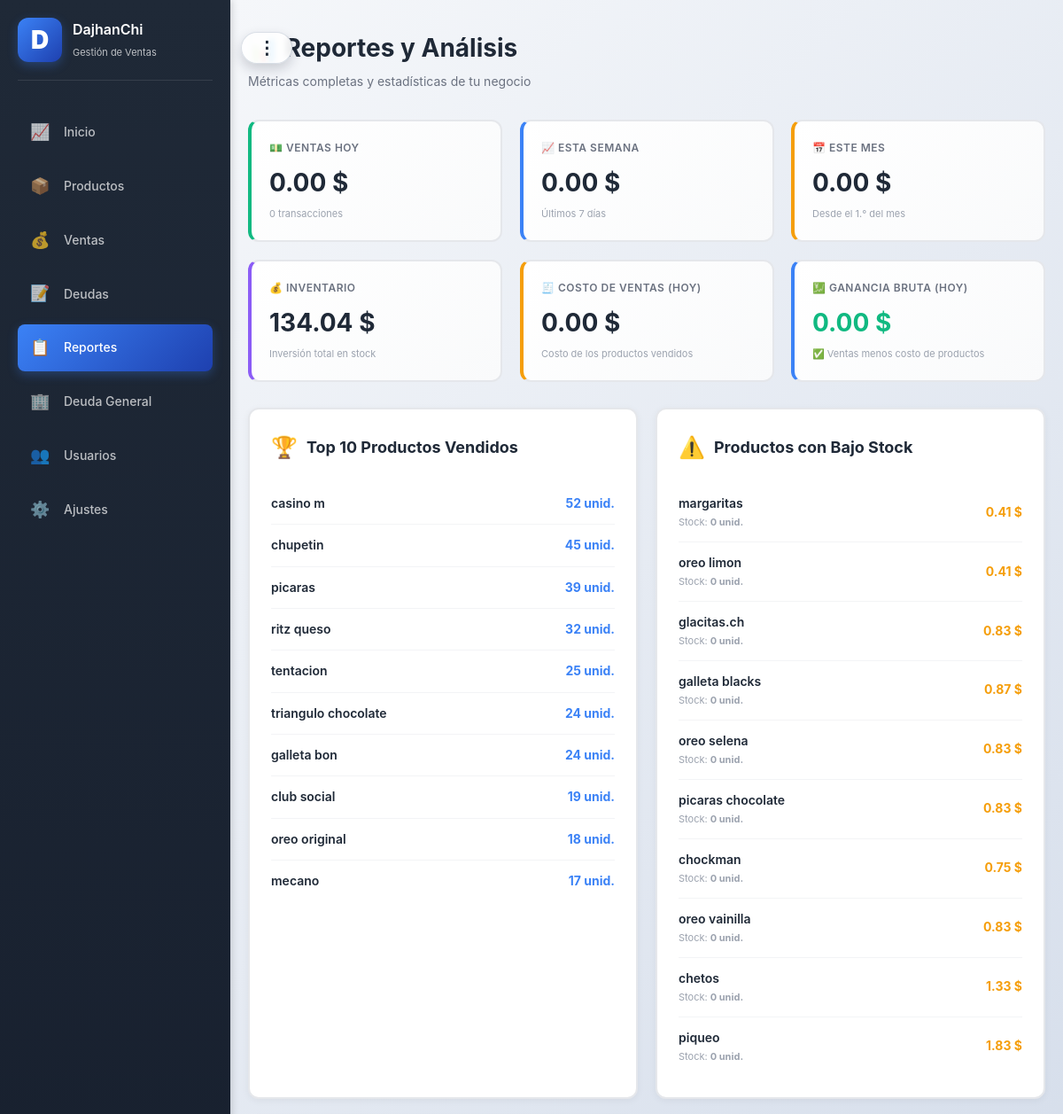
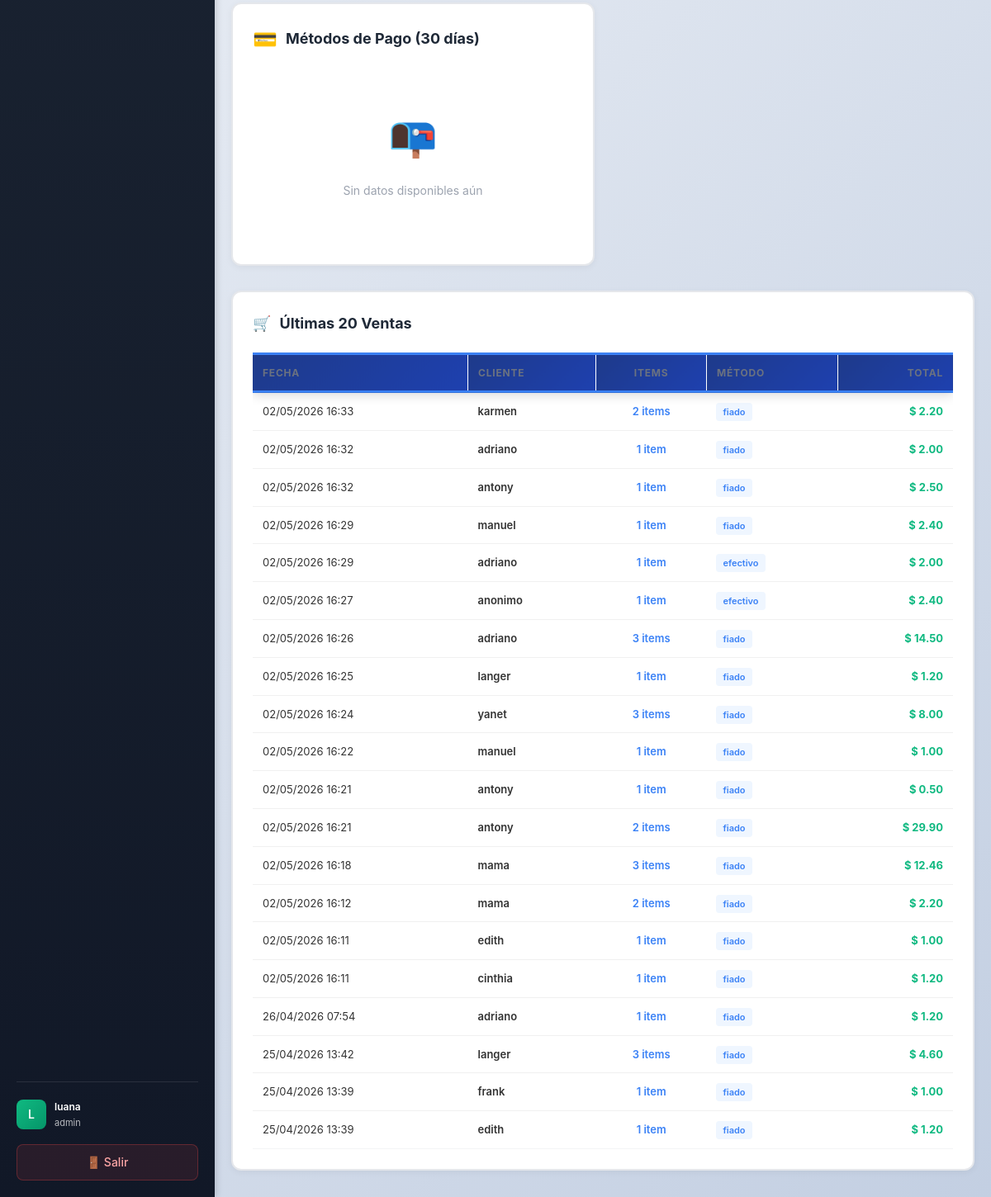
The page /reports (signed in) on the database its author committed (2 pictures, top to bottom).
### app.py (models this page shows, shortened)
class Product(db.Model):
    id = db.Column(db.Integer, primary_key=True)
    user_id = db.Column(db.Integer, db.ForeignKey("user.id"), nullable=False, index=True)
    name = db.Column(db.String(160), nullable=False, index=True)
    sku = db.Column(db.String(64), nullable=True, index=True)
    package_cost_cents = db.Column(db.Integer, nullable=False, default=0)
    package_quantity = db.Column(db.Integer, nullable=False, default=1)
    cost_cents = db.Column(db.Integer, nullable=False, default=0)
    price_cents = db.Column(db.Integer, nullable=False, default=0)
    stock = db.Column(db.Integer, nullable=False, default=0, index=True)
    minimum_stock = db.Column(db.Integer, nullable=False, default=5)
    user = db.relationship("User", backref=db.backref("products", lazy=True))

class Sale(db.Model):
    id = db.Column(db.Integer, primary_key=True)
    user_id = db.Column(db.Integer, db.ForeignKey("user.id"), nullable=False, index=True)
    created_at = db.Column(db.DateTime, nullable=False, default=datetime.now, index=True)
    customer_name = db.Column(db.String(160))
    payment_method = db.Column(db.String(20), nullable=False, default="efectivo")  # efectivo, yape, fiado
    total_cents = db.Column(db.Integer, nullable=False, default=0)
    paid_cents = db.Column(db.Integer, nullable=False, default=0)
    payment_status = db.Column(db.String(20), nullable=False, default="pagado")  # pagado, pendiente, parcial
    user = db.relationship("User", backref=db.backref("sales", lazy=True))

### app.py (the view)
@app.route("/reports")
@login_required
@require_permission("reports")
def reports():
    user_id = session.get("user_id")
    today = datetime.now()
    today_start = today.replace(hour=0, minute=0, second=0, microsecond=0)
    today_end = today_start + timedelta(days=1)
    total_sales_today = (
        db.session.query(db.func.coalesce(db.func.sum(Sale.total_cents), 0))
        .filter(Sale.user_id == user_id, Sale.created_at >= today_start, Sale.created_at < today_end)
        .scalar()
    )
    total_transactions_today = (
        db.session.query(db.func.count(Sale.id))
        .filter(Sale.user_id == user_id, Sale.created_at >= today_start, Sale.created_at < today_end)
        .scalar()
    )
    week_start = today_start - timedelta(days=7)
    total_sales_week = (
        db.session.query(db.func.coalesce(db.func.sum(Sale.total_cents), 0))
        .filter(Sale.user_id == user_id, Sale.created_at >= week_start, Sale.created_at < today_end)
        .scalar()
    )
    month_start = today.replace(day=1, hour=0, minute=0, second=0, microsecond=0)
    total_sales_month = (
        db.session.query(db.func.coalesce(db.func.sum(Sale.total_cents), 0))
        .filter(Sale.user_id == user_id, Sale.created_at >= month_start, Sale.created_at < today_end)
        .scalar()
    )
    total_invested = (
        db.session.query(db.func.coalesce(db.func.sum(Product.cost_cents * Product.stock), 0))
        .filter(Product.user_id == user_id)
        .scalar()
    )
    top_products = (
        db.session.query(Product.name, db.func.sum(SaleItem.qty).label("qty"))
        .join(SaleItem, SaleItem.product_id == Product.id)
        .join(Sale, Sale.id == SaleItem.sale_id)
        .filter(Product.user_id == user_id)
        .group_by(Product.id, Product.name)
        .order_by(db.desc("qty"))
        .limit(10)
        .all()
    )
    low_stock_products = (
        db.session.query(Product.name, Product.stock, Product.cost_cents)
        .filter(Product.user_id == user_id, Product.stock < 10)
        .order_by(Product.stock.asc())
        .limit(10)
        .all()
    )
    thirty_days_ago = today_start - timedelta(days=30)
    payment_methods = (
        db.session.query(Sale.payment_method, db.func.count(Sale.id).label("count"), db.func.sum(Sale.total_cents).label("total"))
        .filter(Sale.user_id == user_id, Sale.created_at >= thirty_days_ago)
        .group_by(Sale.payment_method)
        .all()
    )
    recent_sales = (
        db.session.query(Sale)
        .filter(Sale.user_id == user_id)
        .order_by(Sale.created_at.desc())
        .limit(20)
        .all()
    )
    today_sales_summary = (
        db.session.query(
            db.func.coalesce(db.func.sum(Sale.total_cents), 0),
            db.func.coalesce(db.func.sum(SaleItem.qty * Product.cost_cents), 0)
        )
        .join(SaleItem, SaleItem.sale_id == Sale.id)
        .join(Product, Product.id == SaleItem.product_id)
        .filter(Sale.user_id == user_id, Sale.created_at >= today_start, Sale.created_at < today_end)
        .first()
    )
    today_cost = today_sales_summary[1] if today_sales_summary[1] else 0
    today_gross_profit = total_sales_today - today_cost
    return render_template(
        "reports.html",
        total_sales_today=total_sales_today,
        total_transactions_today=total_transactions_today,
        total_sales_week=total_sales_week,
        total_sales_month=total_sales_month,
        top_products=top_products,
        low_stock_products=low_stock_products,
        total_invested=total_invested,
        payment_methods=payment_methods,
        recent_sales=recent_sales,
        today_cost=today_cost,
        today_gross_profit=today_gross_profit,
    )

### templates/reports.html (shortened to what this page needs)
{% extends "base.html" %}
{% block content %}
<div class="page-head">
    <div>
        <h1>📊 Reportes y Análisis</h1>
        <p style="color: #6b7280; margin: 4px 0 0 0;">Métricas completas y estadísticas de tu negocio</p>
    </div>
</div>
<div class="metrics-grid">
    <div class="metric-card green animate-card-pop animate-stagger-1">
        <div class="metric-label">💵 Ventas Hoy</div>
        <div class="metric-value">{{ "%.2f"|format(total_sales_today / 100) }} $</div>
        <div class="metric-subtitle">{{ total_transactions_today }} transacciones</div>
    </div>
    <div class="metric-card blue animate-card-pop animate-stagger-2">
        <div class="metric-label">📈 Esta Semana</div>
        <div class="metric-value">{{ "%.2f"|format(total_sales_week / 100) }} $</div>
        <div class="metric-subtitle">Últimos 7 días</div>
    </div>
    <div class="metric-card orange animate-card-pop animate-stagger-3">
        <div class="metric-label">📅 Este mes</div>
        <div class="metric-value">{{ "%.2f"|format(total_sales_month / 100) }} $</div>
        <div class="metric-subtitle">Desde el 1.° del mes</div>
    </div>
    <div class="metric-card purple animate-card-pop animate-stagger-4">
        <div class="metric-label">💰 Inventario</div>
        <div class="metric-value">{{ "%.2f"|format(total_invested / 100) }} $</div>
        <div class="metric-subtitle">Inversión total en stock</div>
    </div>
    <div class="metric-card orange animate-card-pop animate-stagger-5">
        <div class="metric-label">🧾 Costo de Ventas (Hoy)</div>
        <div class="metric-value">{{ "%.2f"|format(today_cost / 100) }} $</div>
        <div class="metric-subtitle">Costo de los productos vendidos</div>
    </div>
    <div class="metric-card blue animate-card-pop animate-stagger-6">
        <div class="metric-label">💹 Ganancia Bruta (Hoy)</div>
        <div class="metric-value {% if today_gross_profit >= 0 %}profit-positive{% else %}profit-negative{% endif %}">
            {{ "%.2f"|format(today_gross_profit / 100) }} $
        </div>
        <div class="metric-subtitle">
            {% if today_gross_profit >= 0 %}
                ✅ Ventas menos costo de productos
            {% else %}
                ⚠️ El costo supera las ventas del día
            {% endif %}
        </div>
    </div>
</div>
<div class="reports-grid">
    <div class="report-section animate-slide-up">
        <div class="report-title">
            <span class="report-title-icon">🏆</span>
            <span>Top 10 Productos Vendidos</span>
        </div>
        {% if top_products %}
            {% for name, qty in top_products %}
            <div class="item-row">
                <span class="item-name">{{ name }}</span>
                <span class="item-value">{{ qty }} unid.</span>
            </div>
            {% endfor %}
        {% else %}
            <div class="empty-state">
                <div class="empty-state-icon">📭</div>
                <p>Sin datos disponibles aún</p>
            </div>
        {% endif %}
    </div>
    <div class="report-section animate-slide-up">
        <div class="report-title">
            <span class="report-title-icon">⚠️</span>
            <span>Productos con Bajo Stock</span>
        </div>
        {% if low_stock_products %}
            {% for name, stock, cost in low_stock_products %}
            <div class="item-row">
                <div>
                    <div class="item-name">{{ name }}</div>
                    <div style="font-size: 11px; color: #9ca3af; margin-top: 2px;">
                        Stock: <strong>{{ stock }} unid.</strong>
                    </div>
                </div>
                <span class="item-value" style="color: #f59e0b;">{{ "%.2f"|format(cost / 100) }} $</span>
            </div>
            {% endfor %}
        {% else %}
            <div class="empty-state">
                <div class="empty-state-icon">✅</div>
                <p>Todos los productos tienen buen stock</p>
            </div>
        {% endif %}
    </div>
    <div class="report-section animate-slide-up">
        <div class="report-title">
            <span class="report-title-icon">💳</span>
            <span>Métodos de Pago (30 días)</span>
        </div>
        {% if payment_methods %}
            {% set total_sales_all = payment_methods | map(attribute='total') | sum %}
            {% for method, count, total in payment_methods %}
            <div class="item-row">
                <div>
                    <div class="item-name">{{ method or "No especificado" }}</div>
                    <div style="font-size: 11px; color: #9ca3af; margin-top: 2px;">
                        {{ count }} transacción{{ "s" if count != 1 else "" }}
                    </div>
                </div>
                <span class="item-value">{{ "%.2f"|format(total / 100) }} $</span>
            </div>
            {% endfor %}
        {% else %}
            <div class="empty-state">
                <div class="empty-state-icon">📭</div>
                <p>Sin datos disponibles aún</p>
            </div>
        {% endif %}
    </div>
</div>
<div class="full-width-table">
    <div class="table-title">
        <span>🛒</span>
        <span>Últimas 20 Ventas</span>
    </div>
    {% if recent_sales %}
    <div style="overflow-x: auto;">
        <table style="width: 100%; border-collapse: collapse;">
            <thead>
                <tr style="border-bottom: 2px solid #e5e7eb;">
                    <th style="text-align: left; padding: 12px; font-weight: 700; color: #6b7280; font-size: 12px; text-transform: uppercase;">Fecha</th>
                    <th style="text-align: left; padding: 12px; font-weight: 700; color: #6b7280; font-size: 12px; text-transform: uppercase;">Cliente</th>
                    <th style="text-align: center; padding: 12px; font-weight: 700; color: #6b7280; font-size: 12px; text-transform: uppercase;">Items</th>
                    <th style="text-align: left; padding: 12px; font-weight: 700; color: #6b7280; font-size: 12px; text-transform: uppercase;">Método</th>
                    <th style="text-align: right; padding: 12px; font-weight: 700; color: #6b7280; font-size: 12px; text-transform: uppercase;">Total</th>
                </tr>
            </thead>
            <tbody>
            {% for sale in recent_sales %}
                <tr style="border-bottom: 1px solid #f3f4f6;">
                    <td style="padding: 12px; font-size: 13px;">
                        {{ sale.created_at.strftime("%d/%m/%Y %H:%M") }}
                    </td>
                    <td style="padding: 12px; font-size: 13px; font-weight: 600;">
                        {{ sale.customer_name }}
                    </td>
                    <td style="padding: 12px; text-align: center; font-size: 13px; color: #3b82f6; font-weight: 600;">
                        {{ sale.items | length }} {{ "item" if sale.items | length == 1 else "items" }}
                    </td>
                    <td style="padding: 12px; font-size: 13px;">
                        <span style="background: #eff6ff; color: #3b82f6; padding: 4px 8px; border-radius: 4px; font-weight: 600; font-size: 11px;">
                            {{ sale.payment_method or "—" }}
                        </span>
                    </td>
                    <td style="padding: 12px; text-align: right; font-weight: 700; color: #10b981; font-size: 13px;">
                        $ {{ "%.2f"|format(sale.total_cents / 100) }}
                    </td>
                </tr>
            {% endfor %}
            </tbody>
        </table>
    </div>
    {% else %}
    <div class="empty-state">
        <div class="empty-state-icon">📭</div>
        <p>No hay ventas registradas aún</p>
    </div>
    {% endif %}
</div>
{% endblock %}

### rows shown on the page
Product: name "casino m", qty "52"
Product: name "chupetin", qty "45"
Product: name "picaras", qty "39"
Product: name "ritz queso", qty "32"
Product: name "tentacion", qty "25"
Product: name "triangulo chocolate", qty "24"
Product: name "galleta bon", qty "24"
Product: name "club social", qty "19"
Product: name "oreo original", qty "18"
Product: name "mecano", qty "17"
Product: name "margaritas", stock "0", cost/100 "0.41"
Product: name "oreo limon", stock "0", cost/100 "0.41"
Product: name "glacitas.ch", stock "0", cost/100 "0.83"
Product: name "galleta blacks", stock "0", cost/100 "0.87"
Product: name "oreo selena", stock "0", cost/100 "0.83"
Product: name "picaras chocolate", stock "0", cost/100 "0.83"
Product: name "chockman", stock "0", cost/100 "0.75"
Product: name "oreo vainilla", stock "0", cost/100 "0.83"
Product: name "chetos", stock "0", cost/100 "1.33"
Product: name "piqueo", stock "0", cost/100 "1.83"
Sale: created_at "02/05/2026 16:33", customer_name "karmen", items|length "2", items "items", payment_method "fiado", sale.total_cents/100 "2.20"
Sale: created_at "02/05/2026 16:32", customer_name "adriano", items|length "1", items "item", payment_method "fiado", sale.total_cents/100 "2.00"
Sale: created_at "02/05/2026 16:32", customer_name "antony", items|length "1", items "item", payment_method "fiado", sale.total_cents/100 "2.50"
Sale: created_at "02/05/2026 16:29", customer_name "manuel", items|length "1", items "item", payment_method "fiado", sale.total_cents/100 "2.40"
Sale: created_at "02/05/2026 16:29", customer_name "adriano", items|length "1", items "item", payment_method "efectivo", sale.total_cents/100 "2.00"
Sale: created_at "02/05/2026 16:27", customer_name "anonimo", items|length "1", items "item", payment_method "efectivo", sale.total_cents/100 "2.40"
Sale: created_at "02/05/2026 16:26", customer_name "adriano", items|length "3", items "items", payment_method "fiado", sale.total_cents/100 "14.50"
Sale: created_at "02/05/2026 16:25", customer_name "langer", items|length "1", items "item", payment_method "fiado", sale.total_cents/100 "1.20"
Sale: created_at "02/05/2026 16:24", customer_name "yanet", items|length "3", items "items", payment_method "fiado", sale.total_cents/100 "8.00"
Sale: created_at "02/05/2026 16:22", customer_name "manuel", items|length "1", items "item", payment_method "fiado", sale.total_cents/100 "1.00"
Sale: created_at "02/05/2026 16:21", customer_name "antony", items|length "1", items "item", payment_method "fiado", sale.total_cents/100 "0.50"
Sale: created_at "02/05/2026 16:21", customer_name "antony", items|length "2", items "items", payment_method "fiado", sale.total_cents/100 "29.90"
Sale: created_at "02/05/2026 16:18", customer_name "mama", items|length "3", items "items", payment_method "fiado", sale.total_cents/100 "12.46"
Sale: created_at "02/05/2026 16:12", customer_name "mama", items|length "2", items "items", payment_method "fiado", sale.total_cents/100 "2.20"
Sale: created_at "02/05/2026 16:11", customer_name "edith", items|length "1", items "item", payment_method "fiado", sale.total_cents/100 "1.00"
Sale: created_at "02/05/2026 16:11", customer_name "cinthia", items|length "1", items "item", payment_method "fiado", sale.total_cents/100 "1.20"
Sale: created_at "26/04/2026 07:54", customer_name "adriano", items|length "1", items "item", payment_method "fiado", sale.total_cents/100 "1.20"
Sale: created_at "25/04/2026 13:42", customer_name "langer", items|length "3", items "items", payment_method "fiado", sale.total_cents/100 "4.60"
Sale: created_at "25/04/2026 13:39", customer_name "frank", items|length "1", items "item", payment_method "fiado", sale.total_cents/100 "1.00"
Sale: created_at "25/04/2026 13:39", customer_name "edith", items|length "1", items "item", payment_method "fiado", sale.total_cents/100 "1.20"

### other values the page prints
{{ session.get('username', 'U')[0].upper() }} "L"
{{ session.get('username', 'Usuario') }} "luana"
{{ session.get('role', 'user') }} "admin"
{{ "%.2f"|format(total_sales_today / 100) }} "0.00"
{{ total_transactions_today }} "0"
{{ "%.2f"|format(total_sales_week / 100) }} "0.00"
{{ "%.2f"|format(total_sales_month / 100) }} "0.00"
{{ "%.2f"|format(total_invested / 100) }} "134.04"
{{ "%.2f"|format(today_cost / 100) }} "0.00"
{{ "%.2f"|format(today_gross_profit / 100) }} "0.00"
